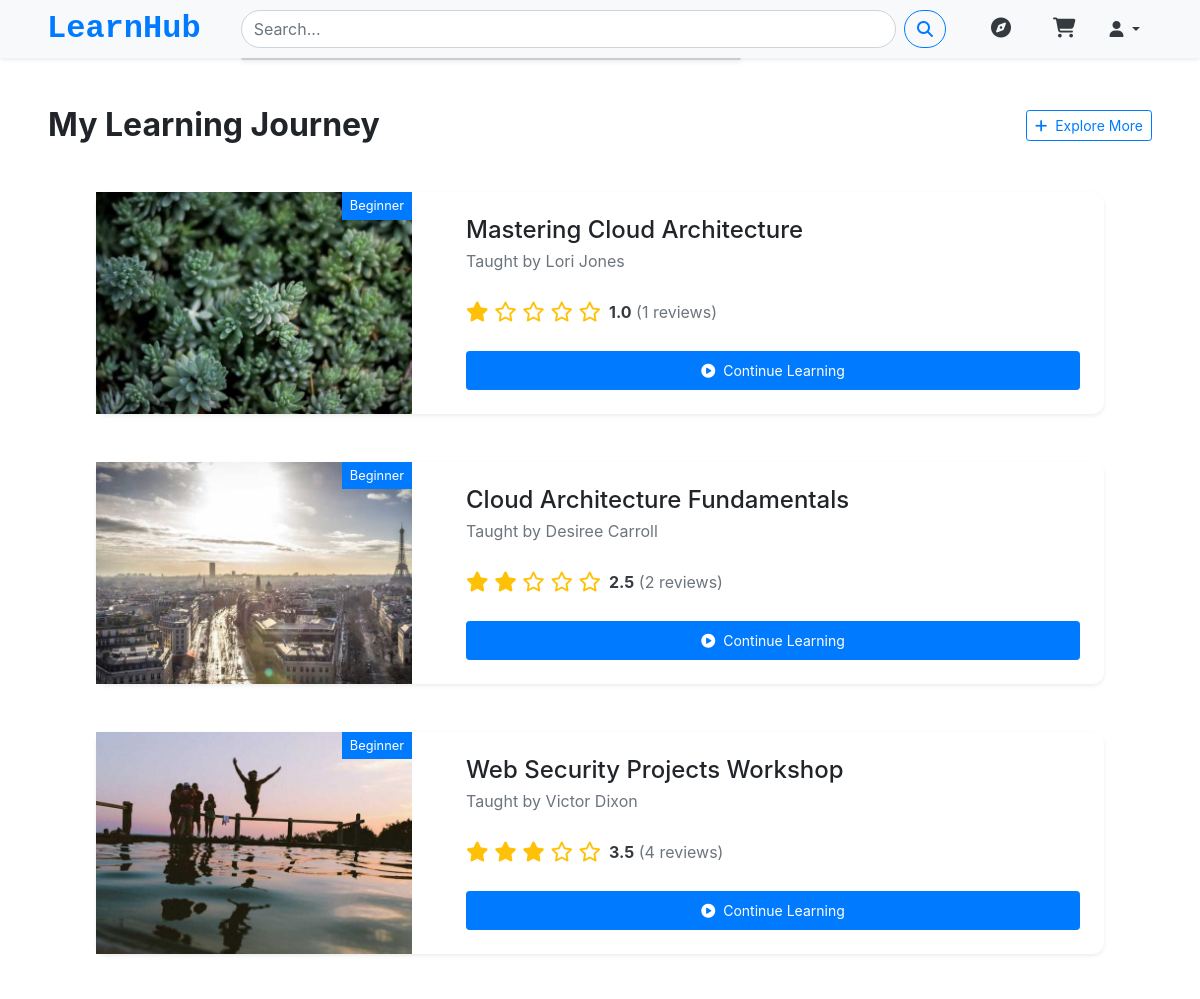
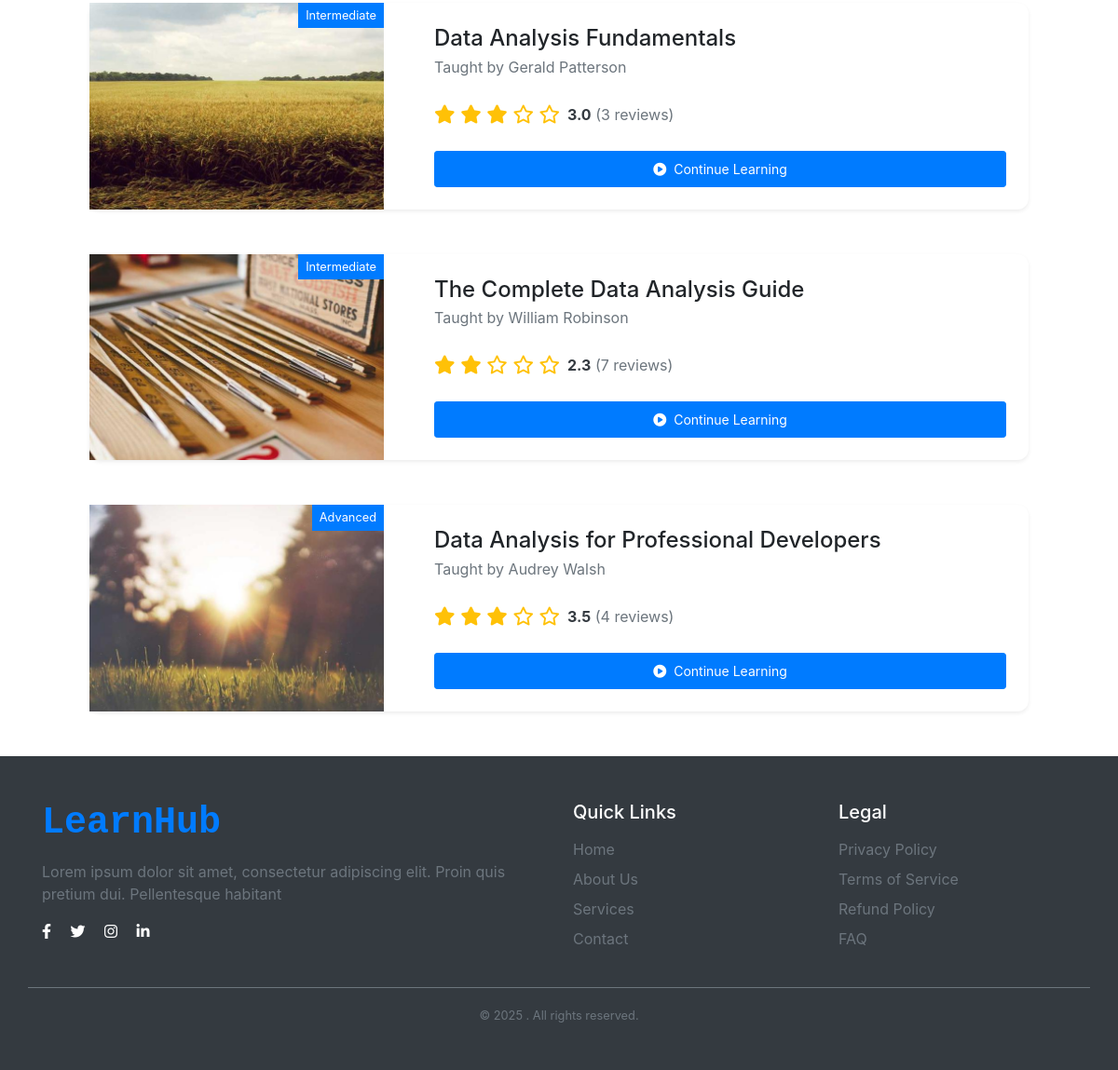
The page /courses/my-study/ (signed in) on the database its author committed (2 pictures, top to bottom).
### courses/models.py (models this page shows, shortened)
class Enrollments(models.Model):
    student = models.ForeignKey(
        settings.AUTH_USER_MODEL,
        on_delete=models.CASCADE,
        related_name='enrollments'
    )
    Course = models.ForeignKey(
        'Course',
        on_delete=models.CASCADE,
        related_name='enrollments'
    )
    enrolled_at = models.DateTimeField(auto_now_add=True)
    completed = models.BooleanField(default=False)

class Course(models.Model):
    title = models.CharField(max_length=200)
    description = models.TextField()
    category = models.ForeignKey(
        CourseCategory,
        on_delete=models.SET_NULL,
        null=True
    )
    tags = models.ManyToManyField(Tag, blank=True)
    instructor = models.ForeignKey(
        settings.AUTH_USER_MODEL,
        on_delete=models.CASCADE,
        related_name='taught_courses'
    )
    applications_covered = models.TextField(
        blank=True,
        help_text="what app and tools will use,like Figma, Photoshop."
    )
    LEVEL_CHOICES = [
        ('BG', 'Beginner'),
        ('IM', 'Intermediate'),
        ('AD', 'Advanced'),
    ]
    price = models.DecimalField(max_digits=10, decimal_places=2)
    created_at = models.DateTimeField(auto_now_add=True)
    updated_at = models.DateTimeField(auto_now=True)
    is_published = models.BooleanField(default=False)
    level = models.CharField(max_length=2, choices=LEVEL_CHOICES, default='BG')
    thumbnail = models.ImageField(upload_to='course_thumbnails/')
    average_rating = models.FloatField(default=0.0)
    rating_count = models.PositiveIntegerField(default=0)

### users/models.py (models this page shows, shortened)
class CustomUser(AbstractUser):
    avatar = models.ImageField(upload_to='avatars/',default='blank_profile.png',blank=True)
    bio = models.TextField(blank=True)
    email = models.EmailField(unique=True)
    username = models.CharField(max_length=30,unique=False,blank=False)
    is_instructor = models.BooleanField(default=False)
    profile_public = models.BooleanField(default=False)
    USERNAME_FIELD = 'email'
    REQUIRED_FIELDS = ['username']
    objects = CustomUserManager()
    facebook_url = models.URLField(blank=True, null=True)
    twitter_url = models.URLField(blank=True, null=True)
    instagram_url = models.URLField(blank=True, null=True)
    linkedin_url = models.URLField(blank=True, null=True)

### courses/views.py (the view)
# urls.py: path('my-study/', views.my_study, name='my_study'),
@login_required
def my_study(request):
    enrolled_courses = Enrollments.objects.filter(
        student=request.user
    ).select_related(
        'Course',
        'Course__instructor'
    ).prefetch_related(
        'Course__reviews'
    ).order_by('-enrolled_at')
    context = {
        'enrolled_courses': enrolled_courses,
    }
    return render(request, 'my_study.html', context)

### templates/my_study.html (shortened to what this page needs)
{% extends "base.html" %}
{% load static %}
{% block content %}
<div class="d-flex flex-column min-vh-100">
    <div class="container-fluid px-lg-5 flex-grow-1 py-4 py-lg-5">
        <div class="d-flex justify-content-between align-items-center mb-4 mb-lg-5">
            <h2 class="fw-bold mb-0">My Learning Journey</h2>
            {% if enrolled_courses %}
            <a href="{% url 'course_list' %}" class="btn btn-outline-primary btn-sm">
                <i class="fas fa-plus me-2"></i>Explore More
            </a>
            {% endif %}
        </div>
        {% if enrolled_courses %}
            <div class="container-fluid px-lg-5">
                <div class="row g-4 g-lg-5">
                    {% for enrollment in enrolled_courses %}
                        <div class="col-12">
                            <div class="card h-100 shadow-sm border-0" style="max-width: none;">
                                <div class="row g-0 h-100">
                                    <div class="col-xl-4 col-lg-5">
                                        <div class="h-100 position-relative">
                                            {% if enrollment.Course.thumbnail %}
                                                <img src="{{ enrollment.Course.thumbnail.url }}"
                                                     class="img-fluid h-100 w-100 object-fit-cover"
                                                     alt="{{ enrollment.Course.title }}"
                                                     style="min-height: 180px;">
                                            {% else %}
                                                <div class="bg-light h-100 d-flex align-items-center justify-content-center">
                                                    <i class="fas fa-book-open fa-3x text-muted"></i>
                                                </div>
                                            {% endif %}
                                            <div class="position-absolute top-0 end-0 bg-primary text-white px-2 py-1 small">
                                                {{ enrollment.Course.get_level_display }}
                                            </div>
                                        </div>
                                    </div>
                                    <div class="col-xl-8 col-lg-7">
                                        <div class="card-body h-100 d-flex flex-column p-3 p-lg-4">
                                            <div class="mb-3">
                                                <h3 class="card-title mb-1" style="font-size: 1.5rem;">{{ enrollment.Course.title }}</h3>
                                                <p class="card-text text-muted mb-2">
                                                    Taught by {{ enrollment.Course.instructor.get_full_name }}
                                                </p>
                                            </div>
                                            {% if enrollment.Course.reviews.exists %}
                                            <div class="mb-3">
                                                <div class="d-flex align-items-center">
                                                    <div class="text-warning me-2 fs-5">
                                                        {% with rating=enrollment.Course.average_rating %}
                                                            {% for i in "12345"|make_list %}
                                                                {% if forloop.counter <= rating %}
                                                                    <i class="fas fa-star"></i>
                                                                {% else %}
                                                                    <i class="far fa-star"></i>
                                                                {% endif %}
                                                            {% endfor %}
                                                        {% endwith %}
                                                    </div>
                                                    <div class="fs-6">
                                                        <span class="text-dark fw-bold">{{ enrollment.Course.average_rating|floatformat:1 }}</span>
                                                        <span class="text-muted">({{ enrollment.Course.reviews.count }} reviews)</span>
                                                    </div>
                                                </div>
                                            </div>
                                            {% endif %}
                                            <div class="mt-auto pt-2">
                                                <a href="{% url 'course_detail' enrollment.Course.id %}"
                                                   class="btn btn-primary btn-sm px-3 py-2 w-100">
                                                    <i class="fas fa-play-circle me-2"></i>Continue Learning
                                                </a>
                                            </div>
                                        </div>
                                    </div>
                                </div>
                            </div>
                        </div>
                    {% endfor %}
                </div>
            </div>
        {% endif %}
    </div>
</div>
{% endblock %}

### static/css/style.css (style rules this page uses)
body { box-sizing: border-box; margin: 0; padding: 0; }

### templates/my_study.html (style rules this page uses)
.card { transition: all 0.3s ease; border-radius: 0.75rem; }
.object-fit-cover { object-fit: cover; object-position: center; }

### rows shown on the page
Enrollments: Course.thumbnail (picture), Course.level "Beginner", Course "Mastering Cloud Architecture", Course.instructor.get_full_name "Lori Jones", Course.average_rating "1.0", Course.reviews.count "1"
Enrollments: Course.thumbnail (picture), Course.level "Beginner", Course "Cloud Architecture Fundamentals", Course.instructor.get_full_name "Desiree Carroll", Course.average_rating "2.5", Course.reviews.count "2"
Enrollments: Course.thumbnail (picture), Course.level "Beginner", Course "Web Security Projects Workshop", Course.instructor.get_full_name "Victor Dixon", Course.average_rating "3.5", Course.reviews.count "4"
Enrollments: Course.thumbnail (picture), Course.level "Intermediate", Course "Data Analysis Fundamentals", Course.instructor.get_full_name "Gerald Patterson", Course.average_rating "3.0", Course.reviews.count "3"
Enrollments: Course.thumbnail (picture), Course.level "Intermediate", Course "The Complete Data Analysis Guide", Course.instructor.get_full_name "William Robinson", Course.average_rating "2.3", Course.reviews.count "7"
Enrollments: Course.thumbnail (picture), Course.level "Advanced", Course "Data Analysis for Professional Developers", Course.instructor.get_full_name "Audrey Walsh", Course.average_rating "3.5", Course.reviews.count "4"
